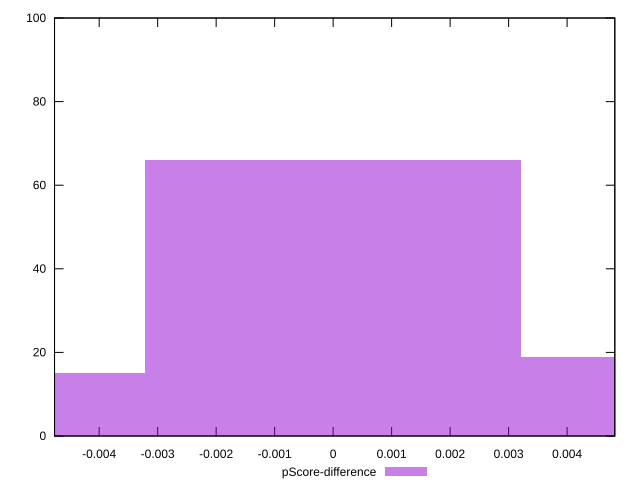

Generate this figure with gnuplot:
reset

$pScoreDifference <<EOF
0 66
0.006421701733278715 19
-0.006421701733278715 15
EOF

set key outside below
set boxwidth 0.006421701733278715
set xrange [-0.004762995021792837:0.004815770100112193]
set yrange [0:100]
set trange [0:100]
set style fill transparent solid 0.5 noborder
set terminal svg size 640, 490 enhanced background rgb 'white'
set output "report_00017_2021-02-10T15-08-03.406Z/max-potential-fid/samples/pages+cached/pScore-difference/histogram.svg"

plot $pScoreDifference title "pScore-difference" with boxes

reset
